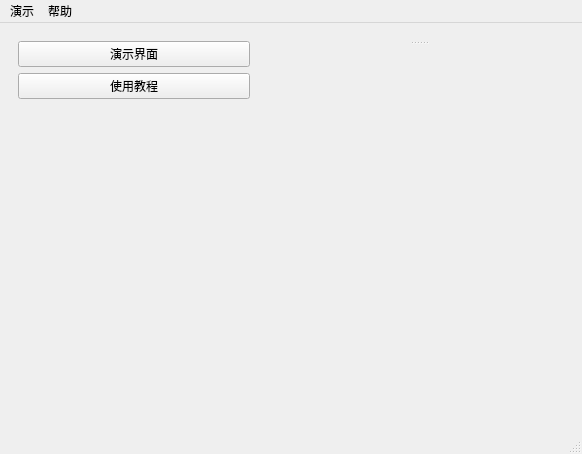
<?xml version="1.0" encoding="UTF-8"?>
<ui version="4.0">
 <class>MainWindow</class>
 <widget class="QMainWindow" name="MainWindow">
  <property name="geometry">
   <rect>
    <x>0</x>
    <y>0</y>
    <width>582</width>
    <height>454</height>
   </rect>
  </property>
  <property name="windowTitle">
   <string>MainWindow</string>
  </property>
  <widget class="QWidget" name="centralwidget">
   <layout class="QHBoxLayout" name="horizontalLayout">
    <item>
     <widget class="QWidget" name="sidebar" native="true">
      <property name="minimumSize">
       <size>
        <width>0</width>
        <height>0</height>
       </size>
      </property>
      <property name="maximumSize">
       <size>
        <width>250</width>
        <height>16777215</height>
       </size>
      </property>
      <layout class="QVBoxLayout" name="verticalLayout_2">
       <item>
        <widget class="QPushButton" name="animationBtn">
         <property name="text">
          <string>演示界面</string>
         </property>
        </widget>
       </item>
       <item>
        <widget class="QPushButton" name="usageBtn">
         <property name="text">
          <string>使用教程</string>
         </property>
        </widget>
       </item>
       <item>
        <widget class="SettingWidget" name="settingWidget" native="true"/>
       </item>
      </layout>
     </widget>
    </item>
    <item>
     <widget class="QWidget" name="mainarea" native="true">
      <layout class="QVBoxLayout" name="verticalLayout">
       <item>
        <widget class="QSplitter" name="splitter">
         <property name="orientation">
          <enum>Qt::Vertical</enum>
         </property>
         <widget class="QStackedWidget" name="stackedWidget">
          <property name="minimumSize">
           <size>
            <width>1</width>
            <height>0</height>
           </size>
          </property>
          <property name="currentIndex">
           <number>0</number>
          </property>
          <widget class="UsageWidget" name="usagePage"/>
          <widget class="AnimationWidget" name="viewPage"/>
         </widget>
         <widget class="LoggerWidget" name="loggerWidget" native="true">
          <property name="minimumSize">
           <size>
            <width>0</width>
            <height>0</height>
           </size>
          </property>
          <property name="maximumSize">
           <size>
            <width>16777215</width>
            <height>16777215</height>
           </size>
          </property>
         </widget>
        </widget>
       </item>
      </layout>
     </widget>
    </item>
   </layout>
  </widget>
  <widget class="QMenuBar" name="menubar">
   <property name="geometry">
    <rect>
     <x>0</x>
     <y>0</y>
     <width>582</width>
     <height>17</height>
    </rect>
   </property>
   <widget class="QMenu" name="menuAnimation">
    <property name="title">
     <string>演示</string>
    </property>
   </widget>
   <widget class="QMenu" name="menuHelp">
    <property name="title">
     <string>帮助</string>
    </property>
    <addaction name="actionHelp"/>
    <addaction name="actionAbout"/>
   </widget>
   <addaction name="menuAnimation"/>
   <addaction name="menuHelp"/>
  </widget>
  <widget class="QStatusBar" name="statusbar"/>
  <action name="actionHelp">
   <property name="text">
    <string>快捷键</string>
   </property>
  </action>
  <action name="actionAbout">
   <property name="text">
    <string>关于</string>
   </property>
  </action>
 </widget>
 <customwidgets>
  <customwidget>
   <class>AnimationWidget</class>
   <extends>QWidget</extends>
   <header>pages/animationwidget.h</header>
   <container>1</container>
  </customwidget>
  <customwidget>
   <class>LoggerWidget</class>
   <extends>QWidget</extends>
   <header>pages/loggerwidget.h</header>
   <container>1</container>
  </customwidget>
  <customwidget>
   <class>UsageWidget</class>
   <extends>QWidget</extends>
   <header>pages/usagewidget.h</header>
   <container>1</container>
  </customwidget>
  <customwidget>
   <class>SettingWidget</class>
   <extends>QWidget</extends>
   <header>pages/settingwidget.h</header>
   <container>1</container>
  </customwidget>
 </customwidgets>
 <resources/>
 <connections/>
</ui>
